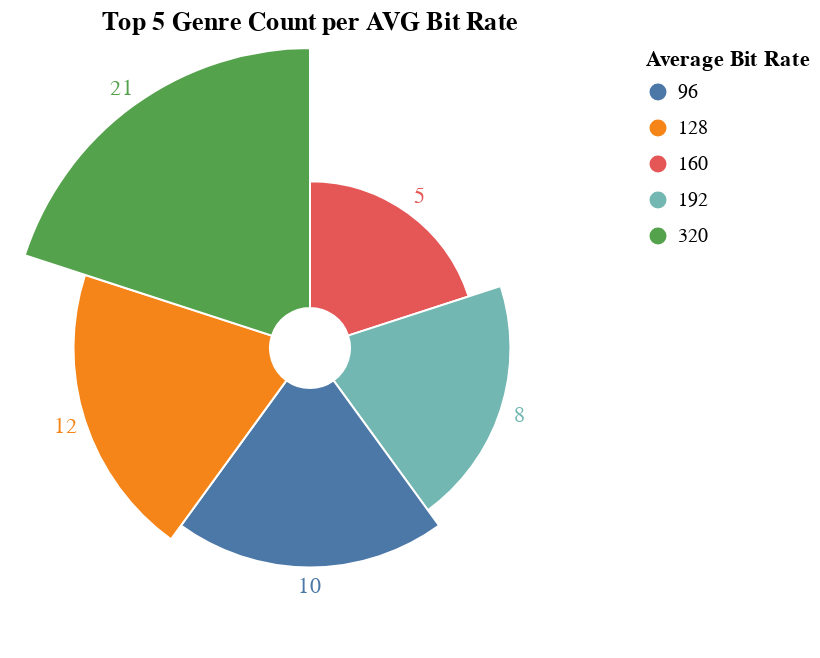

Notebook code for this chart:
### Markdown cell above
Now let's plot them using an Altair Radial chart.

### Code cell
base = alt.Chart(top_5_bitrates_per_genre, title="Top 5 Genre Count per AVG Bit Rate").encode(
    alt.Theta("Average Bit Rate:N").sort([160.0, 192.0, 96.0, 128.0, 320.0]),
    alt.Radius("Genre").scale(type="sqrt", rangeMin=20),
    color="Average Bit Rate:N",
)

c1 = base.mark_arc(innerRadius=20, stroke="#fff")

c2 = base.mark_text(radiusOffset=10).encode(text="Genre")

c1 + c2

### Figure 1 — Vega-Lite specification as saved in the notebook (floating-point values rounded to 4 significant figures)
{"config": {"view": {"continuousWidth": 300, "continuousHeight": 300}}, "layer": [{"mark": {"type": "arc", "innerRadius": 20, "stroke": "#fff"}, "encoding": {"color": {"field": "Average Bit Rate", "type": "nominal"}, "radius": {"field": "Genre", "scale": {"type": "sqrt", "rangeMin": 20}, "type": "quantitative"}, "theta": {"field": "Average Bit Rate", "sort": [160.0, 192.0, 96.0, 128.0, 320.0], "type": "nominal"}}, "title": "Top 5 Genre Count per AVG Bit Rate"}, {"mark": {"type": "text", "radiusOffset": 10}, "encoding": {"color": {"field": "Average Bit Rate", "type": "nominal"}, "radius": {"field": "Genre", "scale": {"type": "sqrt", "rangeMin": 20}, "type": "quantitative"}, "text": {"field": "Genre", "type": "quantitative"}, "theta": {"field": "Average Bit Rate", "sort": [160.0, 192.0, 96.0, 128.0, 320.0], "type": "nominal"}}, "title": "Top 5 Genre Count per AVG Bit Rate"}], "data": {"name": "data-06a39552aa94d4ffebcbded2ceccb5b9"}, "$schema": "https://vega.github.io/schema/vega-lite/v5.15.1.json", "datasets": {"data-06a39552aa94d4ffebcbded2ceccb5b9": [{"Average Bit Rate": 160.0, "Genre": 5}, {"Average Bit Rate": 192.0, "Genre": 8}, {"Average Bit Rate": 96.0, "Genre": 10}, {"Average Bit Rate": 128.0, "Genre": 12}, {"Average Bit Rate": 320.0, "Genre": 21}]}}
